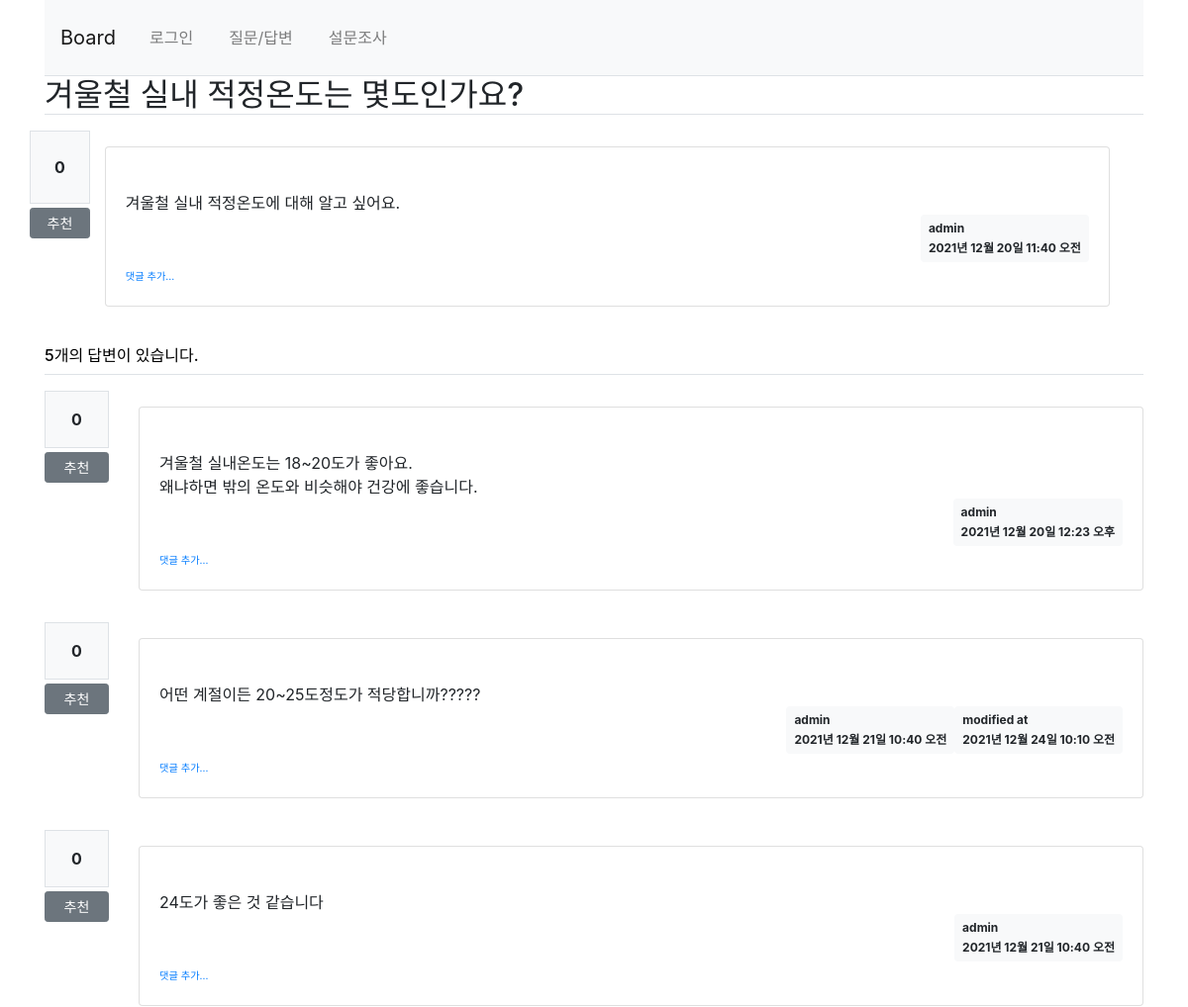
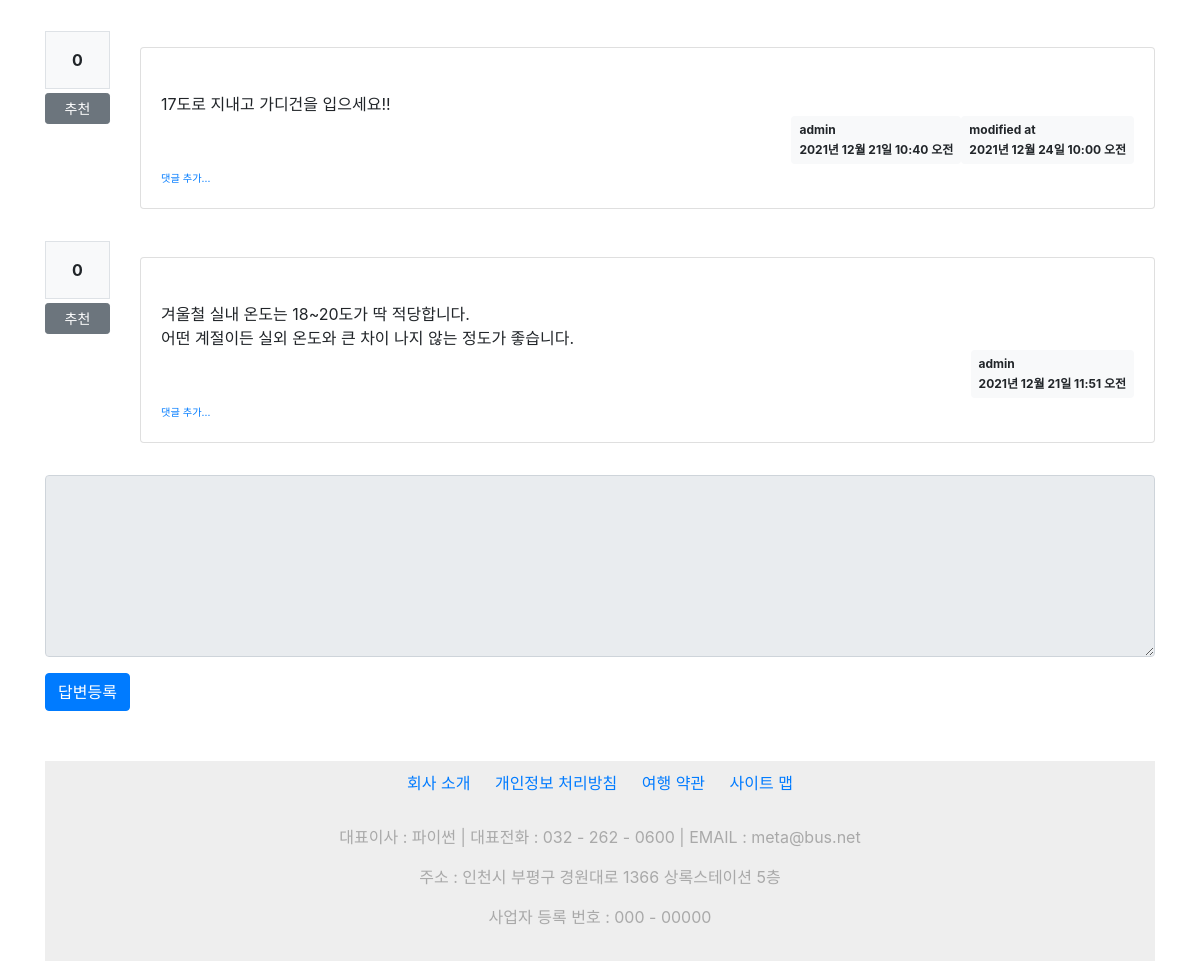
Page /board/2/ on the committed database (2 pictures, top to bottom).
### board/models.py (models this page shows, shortened)
class Question(models.Model):
    author = models.ForeignKey(User, on_delete=models.CASCADE, related_name='author_question')
    subject = models.CharField(max_length=100)      #질문 제목
    content = models.TextField()                    #질문 내용
    create_date = models.DateTimeField()            #질문 작성일
    modify_date = models.DateTimeField(null=True, blank=True)            #질문 수정일
    voter = models.ManyToManyField(User, related_name='voter_question')            #추천수

class Answer(models.Model):
    author = models.ForeignKey(User, on_delete=models.CASCADE, related_name='author_answer')
    question = models.ForeignKey(Question, on_delete=models.CASCADE)    #외래키, 질문 제목
    content = models.TextField()                                        #답변 내용
    create_date = models.DateTimeField()                                #답변 작성일
    modify_date = models.DateTimeField(null=True, blank=True)
    voter = models.ManyToManyField(User, related_name='voter_answer')

### board/views/base_views.py (the view)
# urls.py: path('<int:question_id>/', base_views.detail, name='detail'),                #질문/답변 상세
def detail(request, question_id):
    question = get_object_or_404(Question, pk = question_id)
    return render(request, 'board/detail.html', {'question':question})

### templates/board/detail.html (shortened to what this page needs)
{% extends 'base.html' %}
{% block content %}
    <h2 class = "border-bottom">{{ question.subject }}</h2>
    <div class="row my-3">
        <div class="cal-1">
            <div class="bg-light text-center p-4 border font-weight-bolder mb-1"> {{ question.voter.count }}</div>
            <a href="#" data-uri="{% url 'board:vote_question' question.id %}"
               class="recommend btn btn-sm btn-secondary btn-block my-1">추천</a>
        </div>
        <div class="col-11">
            <div class="card my-3">
            <div class="card-body">
                <div class="card-text" style="white-space:pre-line">
                    {{ question.content }}
                </div>
                <div class ="d-flex justify-content-end">
                    <div class="badge badge-light p-2 text-left">
                        <div class="mb-2">{{ question.author }}</div>
                        <div>{{ question.create_date }}</div>
                    </div>
                </div>
                <div>
                    <a href ="{% url 'board:comment_create_question' question.id %}" class="small"}><small>댓글 추가... </small></a>
                </div>
            </div>
        </div>
        </div>
    </div>
    <h5 class="border-bottom my-3 py-2">
        {{ question.answer_set.count }}개의 답변이 있습니다.
    </h5>
    {% for answer in question.answer_set.all %}
    <div class = "row my-3">
        <div class="col-1">
            <div class="bg-light text-center p-3 border font-weight-bolder mb-1">{{ answer.voter.count }}</div>
            <a href="#" data-uri="{% url 'board:vote_answer' answer.id %}"
               class="recommend btn btn-sm btn-secondary btn-block my-1">추천 </a>
        </div>
        <div class="col-11">
            <div class ="card my-3">
                <div class ="card-body">
                    <div class="card-text" style="white-space: pre-line">
                        {{ answer.content }}
                    </div>
                    <div class ="d-flex justify-content-end">
                        <div class="badge badge-light text-left p-2">
                            <div class="mb-2">{{ answer.author }}</div>
                            <div>{{ answer.create_date }}</div>
                        </div>
                        {% if answer.modify_date %}
                        <div class="badge badge-light p-2 text-left">
                            <div class="mb-2">modified at</div>
                            <div>{{ answer.modify_date }}</div>
                        </div>
                         {% endif %}
                    </div>
                    <div>
                        <a href = "{% url 'board:comment_create_answer' answer.id %}"
                           class="small"><small>댓글 추가...</small></a>
                    </div>
                </div>
            </div>
        </div>
    </div>
    {% endfor %}
    <form action = "{% url 'board:answer_create' question.id %}"
          method ="post" class="my-3">
        <div class="form-group">
            <textarea name ="content" id ="content"
                      class="form-control" rows="7"
                {% if not user.is_authenticated %}
                    disabled{% endif %}></textarea>
        </div>
        <input type ="submit" value="답변등록" class="btn btn-primary">
    </form>
{% endblock %}

### static/board/css/style.css (style rules this page uses)
h5 { color: black; font-size: 1em; }

### rows in the picture
Question: subject "겨울철 실내 적정온도는 몇도인가요?", voter.count "0", content "겨울철 실내 적정온도에 대해 알고 싶어요.", author "admin", create_date "2021년 12월 20일 11:40 오전", answer_set.count "5"
Answer: voter.count "0", content "겨울철 실내온도는 18~20도가 좋아요. 왜냐하면 밖의 온도와 비슷해야 건강에 좋습니다.", author "admin", create_date "2021년 12월 20일 12:23 오후"
Answer: voter.count "0", content "어떤 계절이든 20~25도정도가 적당합니까?????", author "admin", create_date "2021년 12월 21일 10:40 오전", modify_date "2021년 12월 24일 10:10 오전"
Answer: voter.count "0", content "24도가 좋은 것 같습니다", author "admin", create_date "2021년 12월 21일 10:40 오전"
Answer: voter.count "0", content "17도로 지내고 가디건을 입으세요!!", author "admin", create_date "2021년 12월 21일 10:40 오전", modify_date "2021년 12월 24일 10:00 오전"
Answer: voter.count "0", content "겨울철 실내 온도는 18~20도가 딱 적당합니다. 어떤 계절이든 실외 온도와 큰 차이 나지 않는 정도가 좋습니다.", author "admin", create_date "2021년 12월 21일 11:51 오전"
